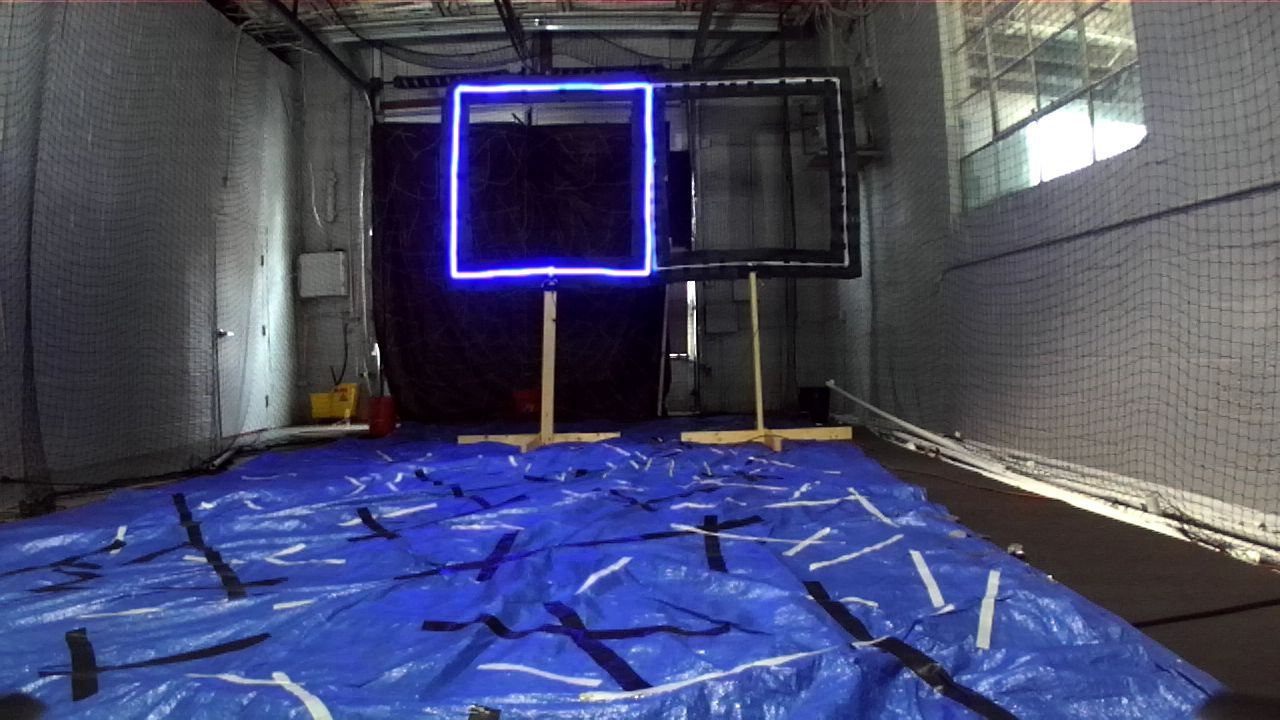
#> input picture vision_scripts/test_image.png, 1280 x 720 px, given in place of the camera
$ python gate_extraction_video_shoot.py   (older library calls are emulated)
#> lines starting #> are read from the running program, lines starting #| are printed output that depends on the picture; after the words box and inside, x2 and y2 are one past the last pixel; in counts of white or black regions, pixels touching at a corner belong together
#!/usr/bin/env python
import cv2
#import tf.transformations as tfs
import numpy as np
import math
from time import strftime, localtime, time


'''
VideoCapture settings:
0. CV_CAP_PROP_POS_MSEC Current position of the video file in milliseconds.
1. CV_CAP_PROP_POS_FRAMES 0-based index of the frame to be decoded/captured next.
2. CV_CAP_PROP_POS_AVI_RATIO Relative position of the video file
3. CV_CAP_PROP_FRAME_WIDTH Width of the frames in the video stream.
4. CV_CAP_PROP_FRAME_HEIGHT Height of the frames in the video stream.
5. CV_CAP_PROP_FPS Frame rate.
6. CV_CAP_PROP_FOURCC 4-character code of codec.
7. CV_CAP_PROP_FRAME_COUNT Number of frames in the video file.
8. CV_CAP_PROP_FORMAT Format of the Mat objects returned by retrieve() .
9. CV_CAP_PROP_MODE Backend-specific value indicating the current capture mode.
10. CV_CAP_PROP_BRIGHTNESS Brightness of the image (only for cameras).
11. CV_CAP_PROP_CONTRAST Contrast of the image (only for cameras).
12. CV_CAP_PROP_SATURATION Saturation of the image (only for cameras).
13. CV_CAP_PROP_HUE Hue of the image (only for cameras).
14. CV_CAP_PROP_GAIN Gain of the image (only for cameras).
15. CV_CAP_PROP_EXPOSURE Exposure (only for cameras).
16. CV_CAP_PROP_CONVERT_RGB Boolean flags indicating whether images should be converted to RGB.
17. CV_CAP_PROP_WHITE_BALANCE Currently unsupported
18. CV_CAP_PROP_RECTIFICATION Rectification flag for stereo cameras (note: only supported by DC1394 v 2.x backend currently)

'''


# Camera Matrix
cameraMatrix = np.array([[700, 0.0, 640],
							[0.0, 700, 360],
							[0.0, 0.0, 1.0]])

# Distortion Coefficients
distCoeffs = np.array([-0.1740500032901764, 0.028304599225521088, 0.0, 0.0, 0.0])


# MVA filter
class MVA:
	def __init__(self, n):
		self.n = n
		self.val_history = []
		self.filtered = []

	def update(self, val):
		if len(self.val_history) < self.n:
			self.val_history.append(val)
			return np.zeros(val.shape)
		else:
			if True : 	#np.linalg.norm(np.subtract(self.filtered, val)) < 10:
				self.val_history.pop(0)
				self.val_history.append(val)
				self.filtered = np.sum(np.array(self.val_history), axis=0)/self.n
				return self.filtered
			else:
				return self.filtered


# rotate a vector by a quaternion
# [5 lines left out: function qv_mult, not called in this run]
    #return np.matmul(q1, np.matmul(v1, tfs.quaternion_conjugate(q1).T))

# Convert rotation vector to quaternion
def rvec2quat(vector):
	theta = np.linalg.norm(vector)
	unit_vector = vector/theta
	sin_th_by_2 = math.sin(theta/2)
	x = unit_vector[0] * sin_th_by_2
	y = unit_vector[1] * sin_th_by_2
	z = unit_vector[2] * sin_th_by_2
	w = math.cos(theta/2)
	return np.array([x, y, z, w])


def quat2euler(q):
	 #q = [x,y,z,w]
	roll = np.arctan2( 2*(q[3]*q[0] + q[1]*q[2]), 1 - 2*(q[0]**2 + q[1]**2) )
	pitch = np.arcsin( 2*(q[3]*q[1] - q[0]*q[2]) )
	yaw = np.arctan2( 2*(q[3]*q[2] + q[0]*q[1]), 1 - 2*(q[1]**2 + q[2]**2) )
	return np.array([roll,pitch,yaw])


# [6 lines left out: function solidity, not called in this run]


def aspectRatio(contour):
	x,y,w,h = cv2.boundingRect(contour)
	return float(w)/h

def annotateCorners(contour, img):
	contour = contour.reshape(4,2)
	center = map(int, contour.mean(axis=0))
	contour = contour.tolist()
	count = 1

	cv2.circle(img, (center[0], center[1]), 10, (0,255,255), 2)
	for point in contour:
		cv2.circle(img, (point[0], point[1]), 10, (0,255,255), 2)
		#cv2.putText(img, str(count), (point[0], point[1]), cv2.FONT_HERSHEY_SIMPLEX, 1, (255,255,255), 2, cv2.LINE_AA)
		count = count + 1

def detect_gate(img, hsv_thresh_low, hsv_thresh_high, rgb_out, hsv_out, mask_out, contour_out):
	'''
	Description: The functiont takes in an image and hsv threshold values, detects
				the largest 4-sided polygon and returns its corner coordinates.
	@params:
	img: CV2 RGB Image
	hsv_threshold_low: Low threshold for color detection in HSV format, numpy array of length 3
	hsv_threshold_high: High threshold for color detection in HSV format, numpy array of length 3

	@return:
	contour: Numpy array of 4 coordinates of contour corners
	'''
	# Convert to HSV
	hsv = cv2.cvtColor(img, cv2.COLOR_BGR2HSV)
	#cv2.imshow('hsv', hsv)


	# Mask
	mask = cv2.inRange(hsv, hsv_thresh_low, hsv_thresh_high)
	mask2 = cv2.cvtColor(mask, cv2.COLOR_GRAY2BGR)
	#print(mask)
	#cv2.imshow('mask', mask2)

	# Blur
	blur = cv2.GaussianBlur(mask,(5,5), 3)
	#cv2.imshow('Blur', blur)

	# Find contours
	im2, contours, hierarchy = cv2.findContours(blur, cv2.RETR_TREE, cv2.CHAIN_APPROX_SIMPLE)
	# [8 lines of commented-out code are left out]
	contour_img = img.copy()
	cv2.drawContours(contour_img, contours, -1, (0, 255, 0), 4)
	#cv2.imshow('contour_img', contour_img)

	# Write images to video
	rgb_out.write(img)
	hsv_out.write(hsv)
	mask_out.write(mask2)
	contour_out.write(contour_img)

	# Approximate quadrilaterals
	quadrl=[]
	for cnt in contours:
		approx = cv2.approxPolyDP(cnt,0.05*cv2.arcLength(cnt,True),True)
		if len(approx) == 4:
			quadrl.append(approx)

	#print("Contours before all filters: %d" % len(quadrl))

	# Filter contour by area: area > 5 % of image area
	quadrlFiltered = list(filter(lambda x: (cv2.contourArea(x) > 7000) , quadrl))
	#print("Contours after area filter: %d" % len(quadrlFiltered))

	# Filter for contour solidity > 0.9
	#quadrlFiltered = list(filter(lambda x: (solidity(x) > 0.90) , quadrlFiltered))
	#print("Contours after solidity filter: %d" % len(quadrlFiltered))

	# Filter by contour aspect ratio: 1.20 > AR > 0.8
	quadrlFiltered = list(filter(lambda x: (aspectRatio(x) > 0.5) & (aspectRatio(x) < 1.5) , quadrlFiltered))
	# [11 lines of commented-out code are left out]
	quadrlFiltered = sorted(quadrlFiltered, key=lambda x: cv2.contourArea(x))


	if len(quadrlFiltered) > 0:
		gate_contour = quadrlFiltered[-1].reshape(4,2)

		# Sort the points starting with top left and going anti-clockwise
		center = gate_contour.mean(axis=0)
		gate_cnt_sorted = [[0,0]]*4
		for point in gate_contour:
			if point[0] < center[0] and point[1] < center[1]:
					gate_cnt_sorted[0] = point
			elif point[0] <= center[0] and point[1] >= center[1]:
					gate_cnt_sorted[1] = point
			elif point[0] > center[0] and point[1] < center[1]:
				gate_cnt_sorted[3] = point
			else:
				gate_cnt_sorted[2] = point

		gate_cnt_sorted = np.array(gate_cnt_sorted)
		#print(gate_cnt_sorted)
		if not np.isnan(gate_cnt_sorted).sum():
			#print("gate contour: {}".format(gate_cnt_sorted))
			return gate_cnt_sorted	# Return the largest square contour by area (returns coordinates of corners)
		else:
			print("No gate detected!")
			return [np.nan]*4
	else:
		print("No gate detected!")
		return [np.nan]*4


# [22 lines left out: function rectifyStereoImage, not called in this run]


def getGatePose(contour, objectPoints):

	##Camera Transformation wrt drone
	dRc = np.array([[0,0,1],[-1,0,0],[0,-1,0]])
	#dTc = np.array([[0,0,1,0],[-1,0,0, 0],[0,-1,0, 0], [0,0,0,1]])
	#dQuatC = tfs.quaternion_from_matrix(dTc)
	#dQuatC = [ 0.5, -0.5, 0.5, -0.5 ]

	### Camera Matrix 720p
	cameraMatrix = np.array([[700, 0.0, 640], [0.0, 700, 360], [0.0, 0.0, 1.0]])

	### Distortion Coefficients 720p
	distCoeffs = np.array([-0.1740500032901764, 0.028304599225521088, 0.0, 0.0, 0.0])


	# Camera Matrix VGA
	#cameraMatrix = np.array([[350, 0.0, 336], [0.0, 350, 188], [0.0, 0.0, 1.0]])

	# Distortion Coefficients VGA
	#distCoeffs = np.array([-0.17447000741958618, 0.027922799810767174, 0.0, 0.0, 0.0])

	# Solve perspective 3 point algorithm
	(success, rvec, tvec) = cv2.solvePnP(objectPoints, contour.reshape(4,2).astype(float), cameraMatrix, distCoeffs, cv2.SOLVEPNP_P3P)

	rvec = np.squeeze(rvec)
	tvec = np.squeeze(tvec)

	quat = rvec2quat(rvec)

	# Transform to drone coordinates
	#tvec = qv_mult(dQuatC, tvec)
	tvec = np.matmul(dRc, tvec.T)

	euler = np.matmul(dRc, quat2euler(quat).T)
	euler = euler * 180.0 / math.pi
	#quat = tfs.quaternion_multiply(dQuatC, quat)
	#tvec = np.matmul(dRc, tvec.reshape(3,1))


	#print("Q : {}\nT: {}".format(quat, tvec))

	return (euler, tvec)

def main():
	# Load image
	#img = cv2.imread('images/gates.png', 1)

	#cap = cv2.VideoCapture(0)
	#cap.set(5, 100)

	# Gate points:
	#[[[299 118]]

	 #[[289 204]]

	 #[[377 215]]

	 #[[387 130]]]

	gate_side = 1.15
	objectPoints = np.array([
			(-gate_side/2, -gate_side/2, 0.0),
			(-gate_side/2, gate_side/2, 0.0),
			(gate_side/2, gate_side/2, 0.0),
			(gate_side/2, -gate_side/2, 0.0)
		])

	#cap = cv2.VideoCapture("videos/dual_image_video_green.mp4")
	cap = cv2.VideoCapture(0)

	# 2.2K : 4416x1242 : 15 FPS
	# 1080p : 3840x1080 : 30 FPS
	# 720p : 2560x720 : 60 FPS
	# WVGA : 1344x376 : 100 FPS
	cap.set(5, 60)	# FPS
	cap.set(3, 2560)# Image Width
	cap.set(4, 720)	# Image Height
	cap.set(12, 0.5) # Saturation
	cap.set(10, 0.2) # Brightness

	frame_width = int(cap.get(3) / 2)
	frame_height = int(cap.get(4))

	print(frame_width, frame_height)

	VIDEO_RECORDING = True
	RECORDING_FPS = 15

	if VIDEO_RECORDING:
		# Define the codec and create VideoWriter object.The output is stored in 'outpy.avi' file.
		current_time_str = strftime("%d-%b-%Y_%H-%M-%S", localtime())
		rgb_video_file = 'videos/video_shoot/video_shoot_'+ current_time_str + '_rgb.avi'
		hsv_video_file = 'videos/video_shoot/video_shoot_'+ current_time_str + '_hsv.avi'
		mask_video_file = 'videos/video_shoot/video_shoot_'+ current_time_str + '_mask.avi'
		contour_video_file = 'videos/video_shoot/video_shoot_'+ current_time_str + '_contour.avi'
		detection_video_file = 'videos/video_shoot/video_shoot_'+ current_time_str + '_detection.avi'

		rgb_out = cv2.VideoWriter(rgb_video_file,cv2.VideoWriter_fourcc('M','J','P','G'), RECORDING_FPS, (frame_width,frame_height))
		hsv_out = cv2.VideoWriter(hsv_video_file,cv2.VideoWriter_fourcc('M','J','P','G'), RECORDING_FPS, (frame_width,frame_height))
		mask_out = cv2.VideoWriter(mask_video_file,cv2.VideoWriter_fourcc('M','J','P','G'), RECORDING_FPS, (frame_width,frame_height))
		contour_out = cv2.VideoWriter(contour_video_file,cv2.VideoWriter_fourcc('M','J','P','G'), RECORDING_FPS, (frame_width,frame_height))
		detection_out = cv2.VideoWriter(detection_video_file,cv2.VideoWriter_fourcc('M','J','P','G'), RECORDING_FPS, (frame_width,frame_height))


	# Blue gate
	hsv_thresh_low = (110, 25, 100)
	hsv_thresh_high = (150, 255, 255)

	# [21 lines of commented-out code are left out]
	orntFilter = MVA(20)
	trnslFilter = MVA(20)


	while(cap.isOpened()):
		start = time()
		ret, img = cap.read()
#> img is the input picture: shape (720, 1280, 3); mean B, G, R 105.1, 74.8, 71.3

		if ret:
			height, width, depth = img.shape
#> height = 720; width = 1280; depth = 3
			half_width = int(width/2)
#> half_width = 640


			# Separate left and right images
			left_img = img[:, :half_width]
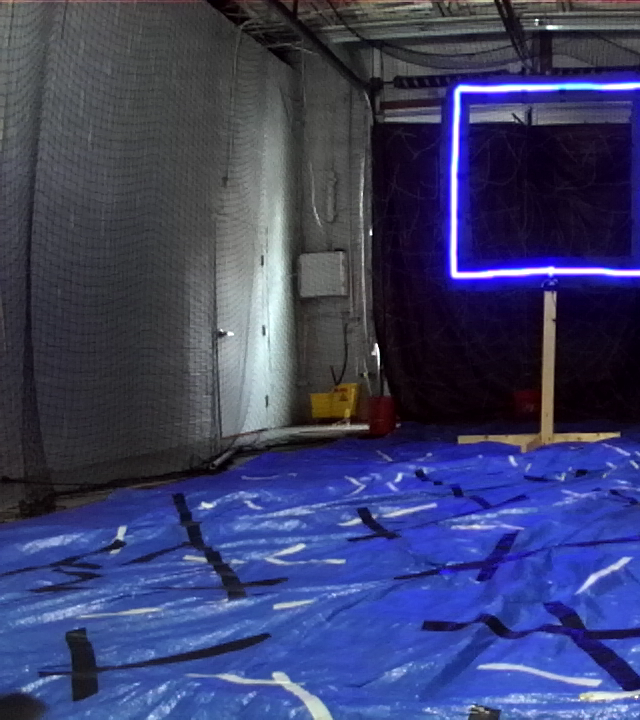
#> left_img: shape (720, 640, 3); mean B, G, R 104.7, 64, 59.6
			right_img = img[:, half_width:width]
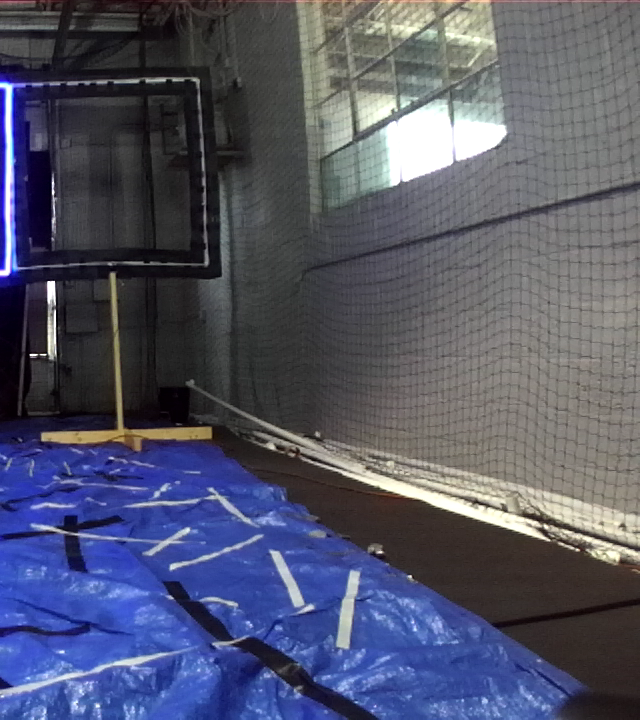
#> right_img: shape (720, 640, 3); mean B, G, R 105.6, 85.7, 83.1

			## Rectify images
			#left_img = cv2.undistort(left_img, cameraMatrix, distCoeffs)
			#right_img = cv2.undistort(right_img, cameraMatrix, distCoeffs)
			#img = np.concatenate((left_img, right_img), axis=1)

			left_cnt = detect_gate(left_img, hsv_thresh_low, hsv_thresh_high, rgb_out, hsv_out, mask_out, contour_out)
#> in detect_gate, `hsv = cv2.cvtColor(img, cv2.COLOR_BGR2HSV)`: hsv: shape (720, 640, 3); mean H, S, V 104.9, 110.5, 106
#> in detect_gate, `mask = cv2.inRange(hsv, hsv_thresh_low, hsv_thresh_high)`:
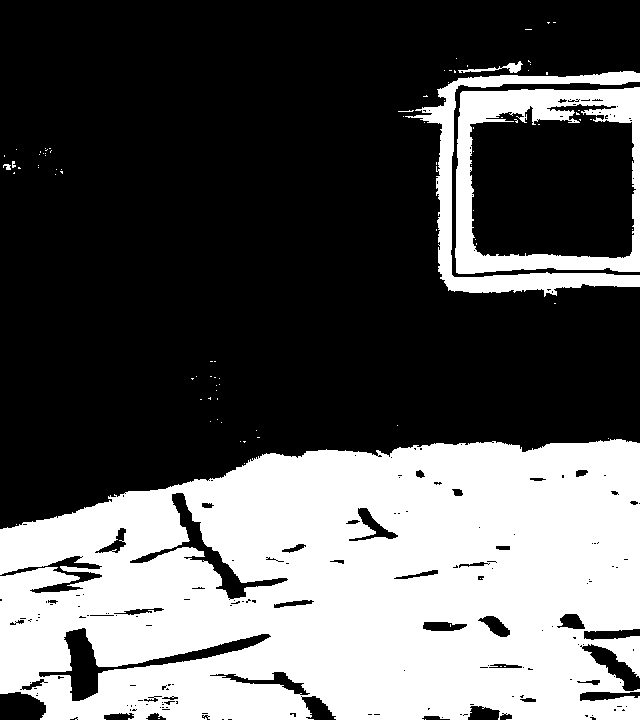
#> mask: shape (720, 640); 36.1% white; 90 white regions (84 under 20 px), largest, box (x1, y1, x2, y2) and area: (0, 439, 640, 720) 147420, (455, 87, 640, 274) 10873, (405, 71, 640, 297) 7583, (458, 61, 523, 73) 234, (3, 164, 11, 170) 32, (12, 161, 16, 168) 20
#> in detect_gate, `mask2 = cv2.cvtColor(mask, cv2.COLOR_GRAY2BGR)`: mask2: shape (720, 640, 3); 36.1% white; 90 white regions (84 under 20 px)
#> in detect_gate, `blur = cv2.GaussianBlur(mask,(5,5), 3)`:
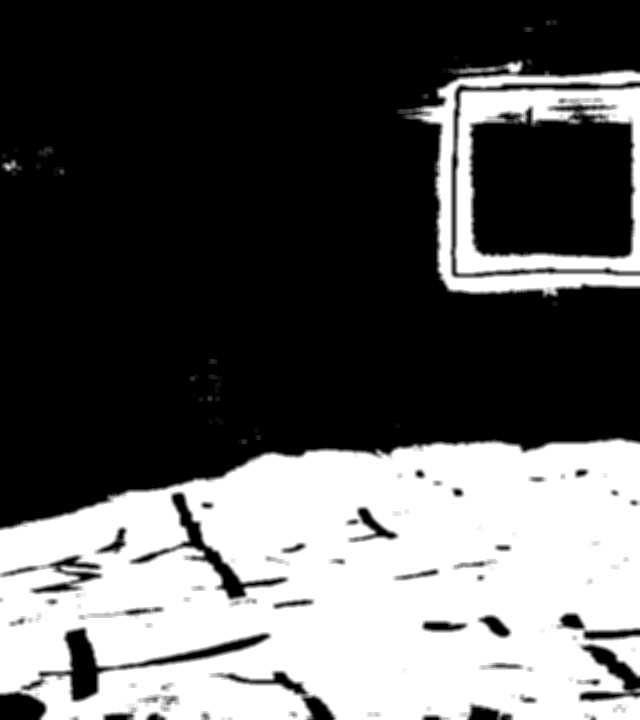
#> blur: shape (720, 640); min 0, max 255, mean 92.1
#> in detect_gate, `im2, contours, hierarchy = cv2.findContours(blur, cv2.RETR_TREE, cv2.C..`: contours = 78 contours, 36 with area under 20; largest, box (x1, y1, x2, y2) and area: (0, 436, 640, 720) 160353, (396, 59, 640, 299) 45217, (471, 111, 633, 257) 20306, (67, 630, 102, 700) 1372, (205, 548, 245, 597) 567
#> in detect_gate, `cv2.drawContours(contour_img, contours, -1, (0, 255, 0), 4)`:
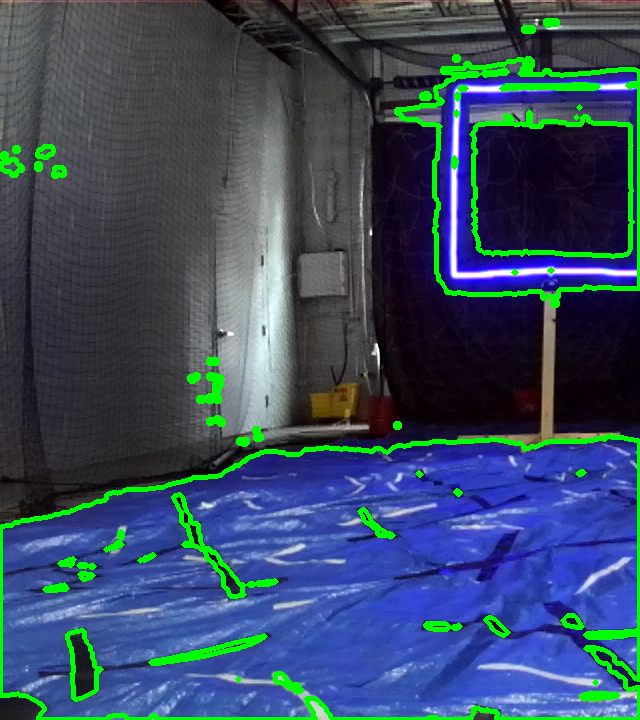
#> contour_img: shape (720, 640, 3); 5.75% of pixels changed, all inside (x1, y1, x2, y2) = (0, 18, 640, 720)
#> the loop in detect_gate, `for cnt in contours:` made 78 passes
#> approx on passes 1, 2, 3, 4, 5, 6, 7, 10, 11, 12, 13, 14: [[238, 439], [238, 443], [247, 443], [247, 439]], [[639, 441], [1, 526], [0, 695], [639, 719]], [[581, 697], [618, 695]], [[594, 682], [595, 681], [596, 682], [595, 683]], [[237, 679], [238, 678], [239, 679], [238, 680]], [[275, 674], [283, 674], [302, 690], [276, 682]], [[263, 637], [150, 662]], [[460, 626], [457, 628], [452, 627], [457, 625]], [[425, 624], [445, 623], [448, 628], [433, 629]], [[485, 619], [495, 619], [508, 632], [496, 632]], [[562, 620], [574, 615], [582, 626], [565, 625]], [[67, 588], [44, 589], [64, 584]]
#> after the loop in detect_gate, `for cnt in contours:`: quadrl = 45 contours, 19 with area under 20; largest, box (x1, y1, x2, y2) and area: (0, 441, 640, 720) 142690, (396, 71, 640, 293) 44125, (475, 124, 630, 254) 19164, (174, 495, 205, 550) 269, (275, 674, 303, 691) 164
#> in detect_gate, `quadrlFiltered = list(filter(lambda x: (cv2.contourArea(x) > 7000) , q..`: quadrlFiltered = 3 contours; box (x1, y1, x2, y2) and area: (0, 441, 640, 720) 142690, (396, 71, 640, 293) 44125, (475, 124, 630, 254) 19164
#> in detect_gate, `quadrlFiltered = list(filter(lambda x: (aspectRatio(x) > 0.5) & (aspec..`: quadrlFiltered = 2 contours; box (x1, y1, x2, y2) and area: (396, 71, 640, 293) 44125, (475, 124, 630, 254) 19164
#> in detect_gate, `gate_contour = quadrlFiltered[-1].reshape(4,2)`: gate_contour = [[396, 109], [446, 292], [639, 288], [639, 71]]
#> in detect_gate, `center = gate_contour.mean(axis=0)`: center = [530, 190]
#> the loop in detect_gate, `for point in gate_contour:` made 4 passes
#> after the loop in detect_gate, `for point in gate_contour:`: gate_cnt_sorted = [[396, 109], [446, 292], [639, 288], [639, 71]]
#> left_cnt = [[396, 109], [446, 292], [639, 288], [639, 71]]
			#right_cnt = detect_gate(right_img, hsv_thresh_low, hsv_thresh_high)


			if not np.isnan(left_cnt).sum() and not (0 in left_cnt): #or np.isnan(right_cnt).sum()):

				euler, tvec = getGatePose(left_cnt, objectPoints)
#> in getGatePose, `(success, rvec, tvec) = cv2.solvePnP(objectPoints, contour.reshape(4,2..`: success = True; rvec = [0.695, -0.0317, -0.0646]; tvec = [-0.57, -0.841, 3.57]
#> in rvec2quat, `theta = np.linalg.norm(vector)`: theta = 0.699
#> in rvec2quat, `unit_vector = vector/theta`: unit_vector = [0.995, -0.0454, -0.0924]
#> in rvec2quat, `sin_th_by_2 = math.sin(theta/2)`: sin_th_by_2 = 0.342
#> in rvec2quat, `x = unit_vector[0] * sin_th_by_2`: x = 0.341
#> in rvec2quat, `y = unit_vector[1] * sin_th_by_2`: y = -0.0155
#> in rvec2quat, `z = unit_vector[2] * sin_th_by_2`: z = -0.0316
#> in rvec2quat, `w = math.cos(theta/2)`: w = 0.94
#> in getGatePose, `quat = rvec2quat(rvec)`: quat = [0.341, -0.0155, -0.0316, 0.94]
#> in getGatePose, `tvec = np.matmul(dRc, tvec.T)`: tvec = [3.57, 0.57, 0.841]
#> in quat2euler, `roll = np.arctan2( 2*(q[3]*q[0] + q[1]*q[2]), 1 - 2*(q[0]**2 + q[1]**2..`: roll = 0.696
#> in quat2euler, `pitch = np.arcsin( 2*(q[3]*q[1] - q[0]*q[2]) )`: pitch = -0.00764
#> in quat2euler, `yaw = np.arctan2( 2*(q[3]*q[2] + q[0]*q[1]), 1 - 2*(q[1]**2 + q[2]**2) )`: yaw = -0.0701
#> in getGatePose, `euler = np.matmul(dRc, quat2euler(quat).T)`: euler = [-0.0701, -0.696, 0.00764]
#> in getGatePose, `euler = euler * 180.0 / math.pi`: euler = [-4.02, -39.86, 0.438]
#> euler = [-4.02, -39.86, 0.438]; tvec = [3.57, 0.57, 0.841]

				tvec = trnslFilter.update(tvec)
#> tvec = [0, 0, 0]
				#print("X:\t{0:.2f}, Y:\t{1:.2f}, Z:\t{2:.2f} (m)".format(tvec[0], tvec[1], tvec[2]))

				euler = orntFilter.update(euler)
#> euler = [0, 0, 0]
				#print("Roll:\t{0:.2f}, Pitch:\t{1:.2f}, Yaw:\t{2:.2f} (deg)".format(euler[0], euler[1], euler[2]))

				cv2.drawContours(left_img, [left_cnt.reshape(4,2)], 0, (0,0,255), 4)
				#cv2.circle(img, (left_center[0], left_center[1]), 10, (255,255,0), 0)
				cv2.putText(left_img, "X: {0:.2f}, Y: {1:.2f}, Z: {2:.2f} (m)".format(tvec[0], tvec[1], tvec[2]), (20, frame_height - 70), cv2.FONT_HERSHEY_SIMPLEX, 1, (0,0,0), 3, cv2.LINE_AA)
				cv2.putText(left_img, "Roll: {0:.2f}, Pitch: {1:.2f}, Yaw: {2:.2f} (deg)".format(euler[0], euler[1], euler[2]), (20, frame_height - 30), cv2.FONT_HERSHEY_SIMPLEX, 1, (0,0,0), 3, cv2.LINE_AA)

				cv2.putText(left_img, "X: {0:.2f}, Y: {1:.2f}, Z: {2:.2f} (m)".format(tvec[0], tvec[1], tvec[2]), (20, frame_height - 70), cv2.FONT_HERSHEY_SIMPLEX, 1, (255,255,255), 1, cv2.LINE_AA)
				cv2.putText(left_img, "Roll: {0:.2f}, Pitch: {1:.2f}, Yaw: {2:.2f} (deg)".format(euler[0], euler[1], euler[2]), (20, frame_height - 30), cv2.FONT_HERSHEY_SIMPLEX, 1, (255,255,255), 1, cv2.LINE_AA)
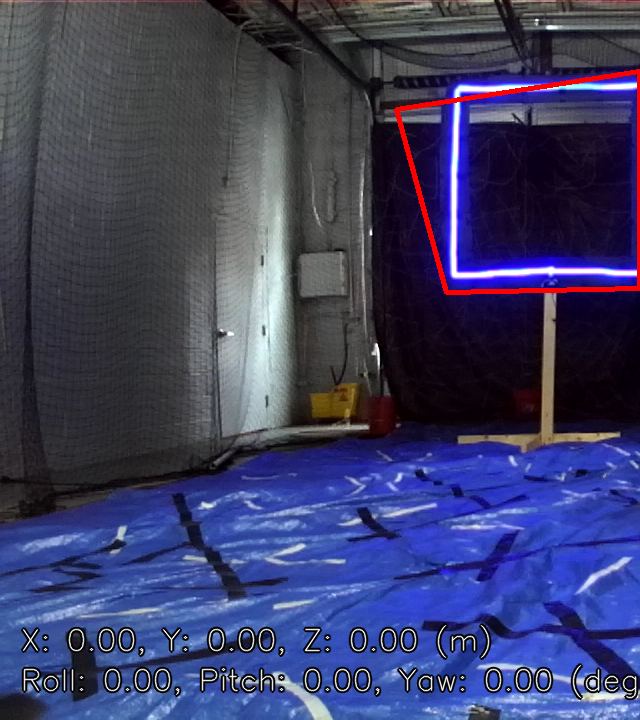
#> left_img: shape (720, 640, 3); mean B, G, R 101.1, 63, 61.2

				annotateCorners(left_cnt, left_img)
#> in annotateCorners, `contour = contour.reshape(4,2)`: contour = [[396, 109], [446, 292], [639, 288], [639, 71]]


			if cv2.waitKey(1) & 0xFF == ord('q'):
				break
			if VIDEO_RECORDING:
				detection_out.write(left_img)

			print("FPS: {} Hz".format(cap.get(5)))
			#cv2.imshow('left image',left_img)
			#cv2.imshow('right image',right_img)
			print("Loop rate: {} Hz".format(1/float(time() - start)))
		else:
			break

	cap.release()
	rgb_out.release()
	hsv_out.release()
	mask_out.release()
	contour_out.release()
	detection_out.release()
	cv2.destroyAllWindows()


if __name__ == '__main__':
#> (the run stopped early here; a loop or call above may not have finished)
